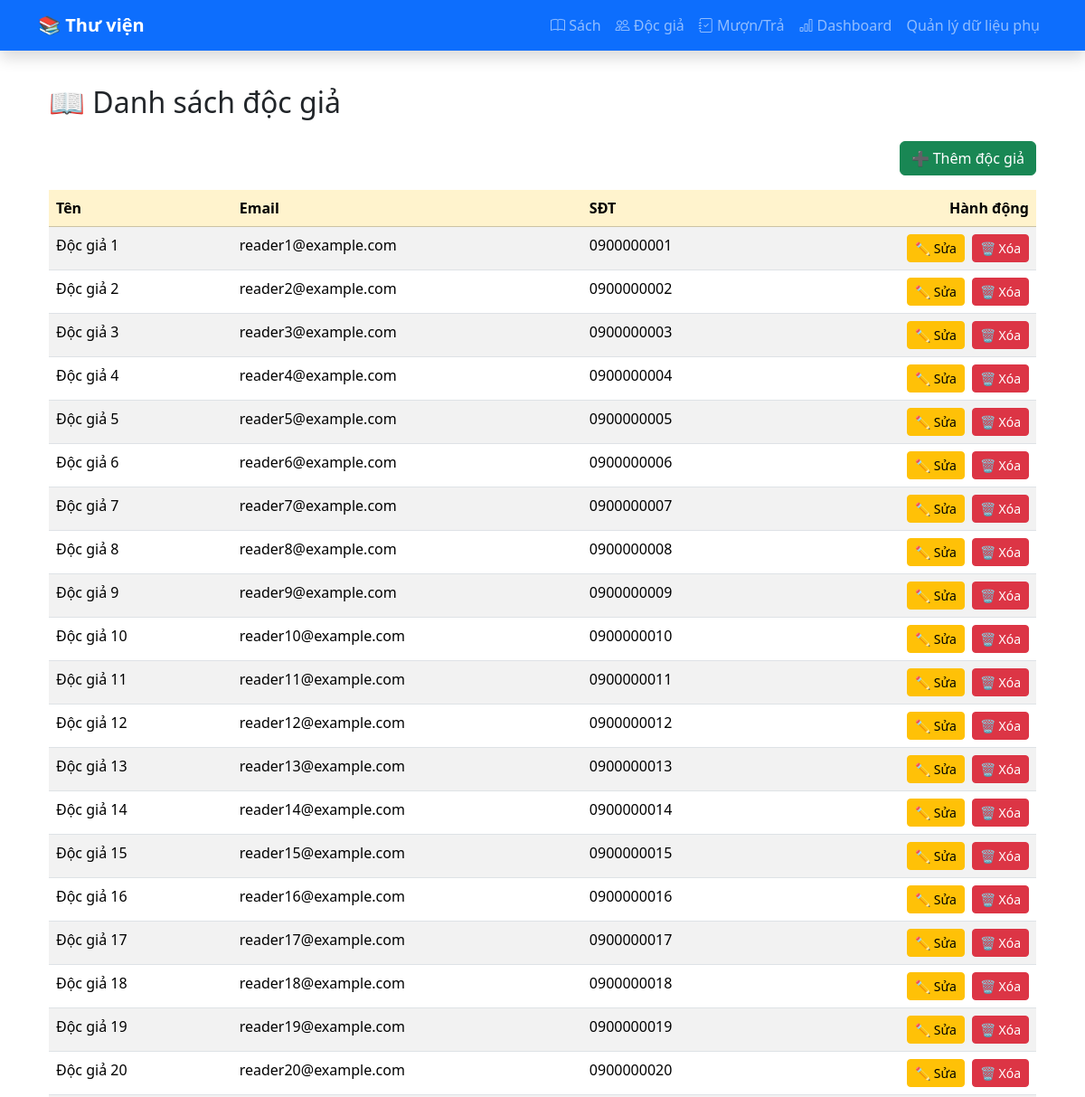
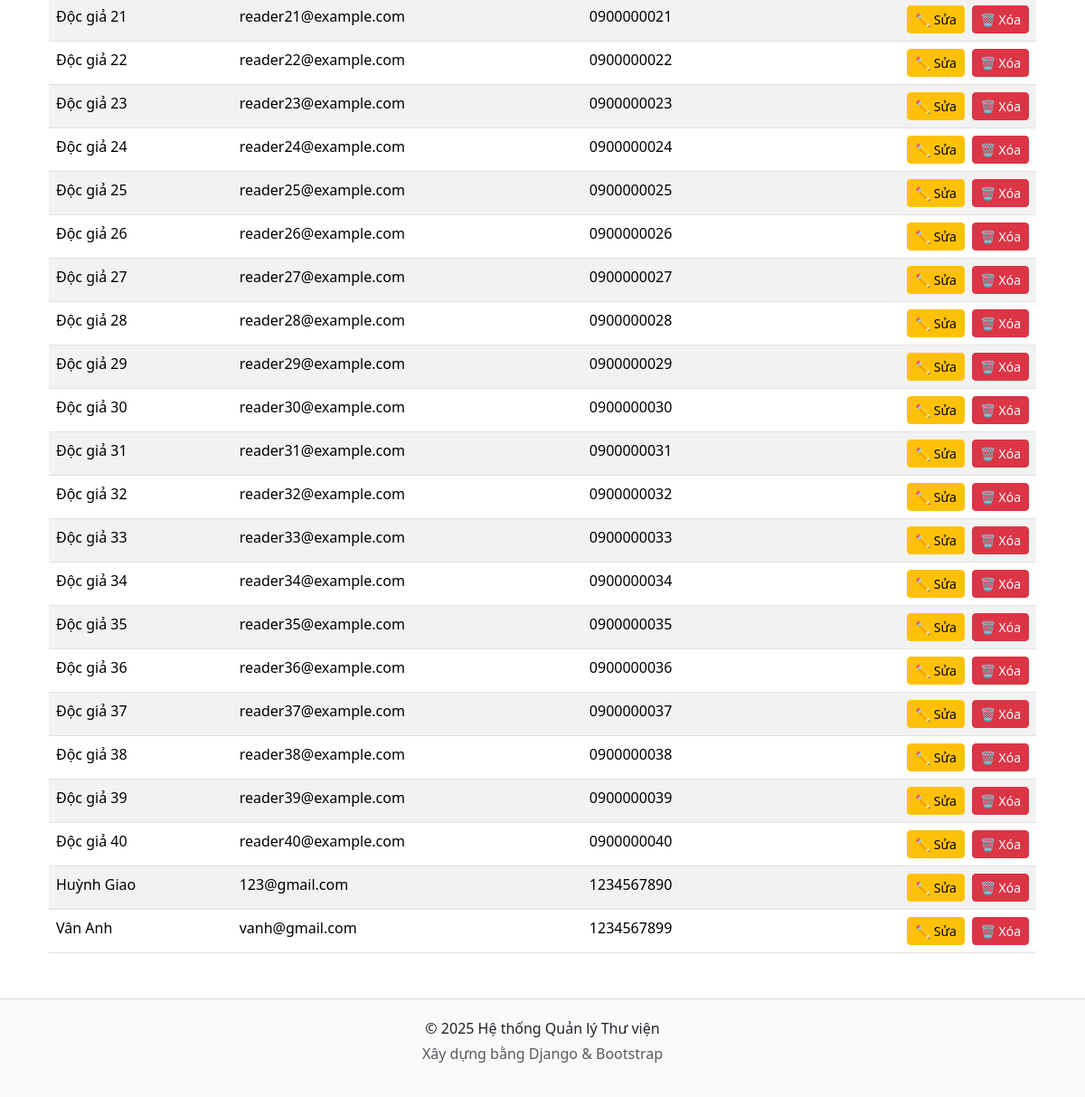
The page /borrowers/ on the database its author committed (2 pictures, top to bottom).
### catalog/models.py (models this page shows, shortened)
class Borrower(models.Model):
    name = models.CharField(max_length=100)
    email = models.EmailField()
    phone = models.CharField(max_length=20)

### catalog/views.py (the view)
# urls.py: path("borrowers/", views.borrower_list, name="borrower_list"),
def borrower_list(request):
    borrowers = Borrower.objects.all()
    return render(request, "catalog/borrower_list.html", {"borrowers": borrowers})

### templates/catalog/borrower_list.html (shortened to what this page needs)
{% extends "base.html" %}
{% block content %}
<div class="container mt-4">
  <h2 class="mb-4">📖 Danh sách độc giả</h2>
  <div class="text-end mb-3">
    <a href="{% url 'borrower_create' %}" class="btn btn-success">➕ Thêm độc giả</a>
  </div>
  <table class="table table-striped table-hover">
    <thead class="table-warning">
      <tr>
        <th class="text-start">Tên</th>
        <th class="text-start">Email</th>
        <th class="text-start">SĐT</th>
        <th class="text-end">Hành động</th>
      </tr>
    </thead>
    <tbody>
      {% for borrower in borrowers %}
      <tr>
        <td class="text-start">{{ borrower.name }}</td>
        <td class="text-start">{{ borrower.email }}</td>
        <td class="text-start">{{ borrower.phone }}</td>
        <td class="text-end">
          <div class="d-inline-flex gap-2 justify-content-end">
            <a href="{% url 'borrower_update' borrower.pk %}" class="btn btn-warning btn-sm">✏️ Sửa</a>
            <a href="{% url 'borrower_delete' borrower.pk %}" class="btn btn-danger btn-sm">🗑️ Xóa</a>
          </div>
        </td>
      </tr>
      {% empty %}
      <tr><td colspan="4" class="text-center">Chưa có độc giả nào.</td></tr>
      {% endfor %}
    </tbody>
  </table>
</div>
{% endblock %}

### templates/base.html (shortened to what this page needs)
<!doctype html>
<html lang="vi">
<head>
  <link href="https://cdn.jsdelivr.net/npm/bootstrap@5.3.2/dist/css/bootstrap.min.css" rel="stylesheet">
  <link href="https://cdn.jsdelivr.net/npm/bootstrap-icons@1.11.1/font/bootstrap-icons.css" rel="stylesheet">
</head>
<body>
  <nav class="navbar navbar-expand-lg navbar-dark bg-primary fixed-top shadow">
    <div class="container">
      <a class="navbar-brand fw-bold" href="{% url 'home' %}">📚 Thư viện</a>
      <div class="collapse navbar-collapse" id="nav">
        <ul class="navbar-nav ms-auto">
          <li class="nav-item"><a class="nav-link" href="{% url 'book_list' %}"><i class="bi bi-book"></i> Sách</a></li>
          <li class="nav-item"><a class="nav-link" href="{% url 'borrower_list' %}"><i class="bi bi-people"></i> Độc giả</a></li>
          <li class="nav-item"><a class="nav-link" href="{% url 'loan_list' %}"><i class="bi bi-journal-check"></i> Mượn/Trả</a></li>
          <li class="nav-item"><a class="nav-link" href="{% url 'dashboard' %}"><i class="bi bi-bar-chart"></i> Dashboard</a></li>
          <li class="nav-item">
           <a class="nav-link" href="{% url 'manage_metadata' %}">Quản lý dữ liệu phụ</a>
            </li>
        </ul>
      </div>
    </div>
  </nav>
  <main class="container mt-4">
    {% block content %}{% endblock %}
  </main>
  <footer class="text-center">
    <div class="container">
      <p class="mb-1">© 2025 Hệ thống Quản lý Thư viện</p>
      <p class="text-muted">Xây dựng bằng Django & Bootstrap</p>
    </div>
  </footer>
</body>
</html>

### templates/base.html (style rules this page uses)
body { padding-top: 70px; }
footer { margin-top: 50px; padding: 20px 0; background: #f8f9fa; border-top: 1px solid #ddd; }

### rows shown on the page
Borrower: name "Độc giả 1", email "reader1@example.com", phone "0900000001"
Borrower: name "Độc giả 2", email "reader2@example.com", phone "0900000002"
Borrower: name "Độc giả 3", email "reader3@example.com", phone "0900000003"
Borrower: name "Độc giả 4", email "reader4@example.com", phone "0900000004"
Borrower: name "Độc giả 5", email "reader5@example.com", phone "0900000005"
Borrower: name "Độc giả 6", email "reader6@example.com", phone "0900000006"
Borrower: name "Độc giả 7", email "reader7@example.com", phone "0900000007"
Borrower: name "Độc giả 8", email "reader8@example.com", phone "0900000008"
Borrower: name "Độc giả 9", email "reader9@example.com", phone "0900000009"
Borrower: name "Độc giả 10", email "reader10@example.com", phone "0900000010"
Borrower: name "Độc giả 11", email "reader11@example.com", phone "0900000011"
Borrower: name "Độc giả 12", email "reader12@example.com", phone "0900000012"
Borrower: name "Độc giả 13", email "reader13@example.com", phone "0900000013"
Borrower: name "Độc giả 14", email "reader14@example.com", phone "0900000014"
Borrower: name "Độc giả 15", email "reader15@example.com", phone "0900000015"
Borrower: name "Độc giả 16", email "reader16@example.com", phone "0900000016"
Borrower: name "Độc giả 17", email "reader17@example.com", phone "0900000017"
Borrower: name "Độc giả 18", email "reader18@example.com", phone "0900000018"
Borrower: name "Độc giả 19", email "reader19@example.com", phone "0900000019"
Borrower: name "Độc giả 20", email "reader20@example.com", phone "0900000020"
Borrower: name "Độc giả 21", email "reader21@example.com", phone "0900000021"
Borrower: name "Độc giả 22", email "reader22@example.com", phone "0900000022"
Borrower: name "Độc giả 23", email "reader23@example.com", phone "0900000023"
Borrower: name "Độc giả 24", email "reader24@example.com", phone "0900000024"
Borrower: name "Độc giả 25", email "reader25@example.com", phone "0900000025"
Borrower: name "Độc giả 26", email "reader26@example.com", phone "0900000026"
Borrower: name "Độc giả 27", email "reader27@example.com", phone "0900000027"
Borrower: name "Độc giả 28", email "reader28@example.com", phone "0900000028"
Borrower: name "Độc giả 29", email "reader29@example.com", phone "0900000029"
Borrower: name "Độc giả 30", email "reader30@example.com", phone "0900000030"
Borrower: name "Độc giả 31", email "reader31@example.com", phone "0900000031"
Borrower: name "Độc giả 32", email "reader32@example.com", phone "0900000032"
Borrower: name "Độc giả 33", email "reader33@example.com", phone "0900000033"
Borrower: name "Độc giả 34", email "reader34@example.com", phone "0900000034"
Borrower: name "Độc giả 35", email "reader35@example.com", phone "0900000035"
Borrower: name "Độc giả 36", email "reader36@example.com", phone "0900000036"
Borrower: name "Độc giả 37", email "reader37@example.com", phone "0900000037"
Borrower: name "Độc giả 38", email "reader38@example.com", phone "0900000038"
Borrower: name "Độc giả 39", email "reader39@example.com", phone "0900000039"
Borrower: name "Độc giả 40", email "reader40@example.com", phone "0900000040"
Borrower: name "Huỳnh Giao", email "123@gmail.com", phone "1234567890"
Borrower: name "Vân Anh", email "vanh@gmail.com", phone "1234567899"
